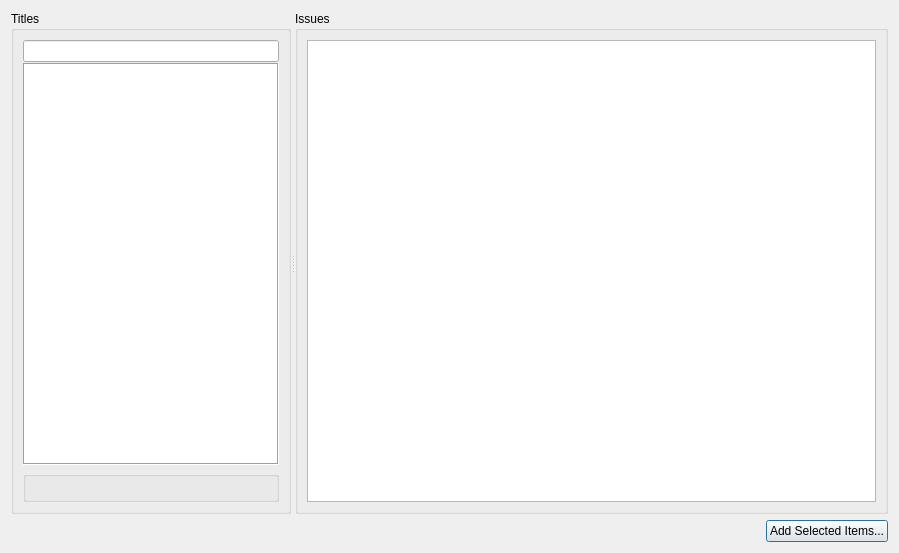
<?xml version="1.0" encoding="UTF-8"?>
<ui version="4.0">
 <class>AddComics</class>
 <widget class="QDialog" name="AddComics">
  <property name="geometry">
   <rect>
    <x>0</x>
    <y>0</y>
    <width>899</width>
    <height>553</height>
   </rect>
  </property>
  <property name="windowTitle">
   <string>Add Comics...</string>
  </property>
  <layout class="QVBoxLayout" name="verticalLayout_4">
   <item>
    <layout class="QVBoxLayout" name="verticalLayout_2">
     <item>
      <widget class="QSplitter" name="splitter">
       <property name="sizePolicy">
        <sizepolicy hsizetype="Expanding" vsizetype="Expanding">
         <horstretch>0</horstretch>
         <verstretch>0</verstretch>
        </sizepolicy>
       </property>
       <property name="orientation">
        <enum>Qt::Horizontal</enum>
       </property>
       <property name="childrenCollapsible">
        <bool>false</bool>
       </property>
       <widget class="QGroupBox" name="groupBox">
        <property name="sizePolicy">
         <sizepolicy hsizetype="Preferred" vsizetype="Preferred">
          <horstretch>0</horstretch>
          <verstretch>0</verstretch>
         </sizepolicy>
        </property>
        <property name="title">
         <string>Titles</string>
        </property>
        <layout class="QVBoxLayout" name="verticalLayout_3">
         <item>
          <widget class="QFrame" name="frame">
           <layout class="QVBoxLayout" name="verticalLayout">
            <property name="spacing">
             <number>1</number>
            </property>
            <property name="margin">
             <number>0</number>
            </property>
            <item>
             <widget class="TimedLineEdit" name="filterEdit">
              <property name="sizePolicy">
               <sizepolicy hsizetype="Preferred" vsizetype="Fixed">
                <horstretch>0</horstretch>
                <verstretch>0</verstretch>
               </sizepolicy>
              </property>
             </widget>
            </item>
            <item>
             <widget class="SeriesList" name="comicTitles">
              <property name="sizePolicy">
               <sizepolicy hsizetype="Preferred" vsizetype="Expanding">
                <horstretch>0</horstretch>
                <verstretch>0</verstretch>
               </sizepolicy>
              </property>
              <property name="minimumSize">
               <size>
                <width>200</width>
                <height>0</height>
               </size>
              </property>
              <property name="frameShape">
               <enum>QFrame::Box</enum>
              </property>
              <property name="horizontalScrollBarPolicy">
               <enum>Qt::ScrollBarAlwaysOff</enum>
              </property>
              <property name="editTriggers">
               <set>QAbstractItemView::NoEditTriggers</set>
              </property>
              <property name="alternatingRowColors">
               <bool>true</bool>
              </property>
              <property name="selectionMode">
               <enum>QAbstractItemView::SingleSelection</enum>
              </property>
              <property name="selectionBehavior">
               <enum>QAbstractItemView::SelectRows</enum>
              </property>
              <property name="showGrid">
               <bool>false</bool>
              </property>
              <property name="wordWrap">
               <bool>false</bool>
              </property>
              <property name="cornerButtonEnabled">
               <bool>false</bool>
              </property>
              <attribute name="horizontalHeaderVisible">
               <bool>false</bool>
              </attribute>
              <attribute name="horizontalHeaderDefaultSectionSize">
               <number>27</number>
              </attribute>
              <attribute name="horizontalHeaderStretchLastSection">
               <bool>true</bool>
              </attribute>
              <attribute name="verticalHeaderVisible">
               <bool>false</bool>
              </attribute>
              <attribute name="verticalHeaderDefaultSectionSize">
               <number>18</number>
              </attribute>
              <attribute name="verticalHeaderMinimumSectionSize">
               <number>18</number>
              </attribute>
             </widget>
            </item>
           </layout>
          </widget>
         </item>
         <item>
          <widget class="SeriesDetail" name="groupBox_2">
           <property name="focusPolicy">
            <enum>Qt::StrongFocus</enum>
           </property>
          </widget>
         </item>
        </layout>
        <zorder>frame</zorder>
        <zorder>frame</zorder>
        <zorder>groupBox_2</zorder>
       </widget>
       <widget class="QGroupBox" name="groupBox_3">
        <property name="sizePolicy">
         <sizepolicy hsizetype="Expanding" vsizetype="Preferred">
          <horstretch>1</horstretch>
          <verstretch>0</verstretch>
         </sizepolicy>
        </property>
        <property name="title">
         <string>Issues</string>
        </property>
        <layout class="QHBoxLayout" name="horizontalLayout">
         <item>
          <widget class="IssueList" name="tableView">
           <property name="minimumSize">
            <size>
             <width>200</width>
             <height>400</height>
            </size>
           </property>
           <property name="alternatingRowColors">
            <bool>true</bool>
           </property>
           <property name="selectionMode">
            <enum>QAbstractItemView::ExtendedSelection</enum>
           </property>
           <property name="selectionBehavior">
            <enum>QAbstractItemView::SelectRows</enum>
           </property>
           <property name="showGrid">
            <bool>false</bool>
           </property>
           <property name="wordWrap">
            <bool>false</bool>
           </property>
           <property name="cornerButtonEnabled">
            <bool>false</bool>
           </property>
           <attribute name="horizontalHeaderStretchLastSection">
            <bool>true</bool>
           </attribute>
           <attribute name="verticalHeaderVisible">
            <bool>false</bool>
           </attribute>
           <attribute name="verticalHeaderDefaultSectionSize">
            <number>18</number>
           </attribute>
           <attribute name="verticalHeaderMinimumSectionSize">
            <number>18</number>
           </attribute>
          </widget>
         </item>
        </layout>
       </widget>
      </widget>
     </item>
     <item>
      <layout class="QHBoxLayout" name="horizontalLayout_2">
       <item>
        <spacer name="horizontalSpacer">
         <property name="orientation">
          <enum>Qt::Horizontal</enum>
         </property>
         <property name="sizeHint" stdset="0">
          <size>
           <width>40</width>
           <height>20</height>
          </size>
         </property>
        </spacer>
       </item>
       <item>
        <widget class="QPushButton" name="pushButton">
         <property name="text">
          <string>Add Selected Items...</string>
         </property>
        </widget>
       </item>
      </layout>
     </item>
    </layout>
   </item>
  </layout>
 </widget>
 <customwidgets>
  <customwidget>
   <class>TimedLineEdit</class>
   <extends>QLineEdit</extends>
   <header>timedlineedit.h</header>
   <slots>
    <signal>timedEdit(QString)</signal>
   </slots>
  </customwidget>
  <customwidget>
   <class>SeriesList</class>
   <extends>QTableView</extends>
   <header>serieslist.h</header>
   <slots>
    <signal>seriesSelected(int)</signal>
    <slot>filterList(QString)</slot>
   </slots>
  </customwidget>
  <customwidget>
   <class>SeriesDetail</class>
   <extends>QGroupBox</extends>
   <header>seriesdetail.h</header>
   <container>1</container>
   <slots>
    <slot>setSeries(int)</slot>
   </slots>
  </customwidget>
  <customwidget>
   <class>IssueList</class>
   <extends>QTableView</extends>
   <header>issuelist.h</header>
   <slots>
    <slot>setSeries(int)</slot>
   </slots>
  </customwidget>
 </customwidgets>
 <tabstops>
  <tabstop>filterEdit</tabstop>
  <tabstop>comicTitles</tabstop>
  <tabstop>tableView</tabstop>
 </tabstops>
 <resources/>
 <connections>
  <connection>
   <sender>filterEdit</sender>
   <signal>timedEdit(QString)</signal>
   <receiver>comicTitles</receiver>
   <slot>filterList(QString)</slot>
   <hints>
    <hint type="sourcelabel">
     <x>121</x>
     <y>47</y>
    </hint>
    <hint type="destinationlabel">
     <x>123</x>
     <y>112</y>
    </hint>
   </hints>
  </connection>
  <connection>
   <sender>comicTitles</sender>
   <signal>seriesSelected(int)</signal>
   <receiver>groupBox_2</receiver>
   <slot>setSeries(int)</slot>
   <hints>
    <hint type="sourcelabel">
     <x>171</x>
     <y>393</y>
    </hint>
    <hint type="destinationlabel">
     <x>157</x>
     <y>512</y>
    </hint>
   </hints>
  </connection>
  <connection>
   <sender>comicTitles</sender>
   <signal>seriesSelected(int)</signal>
   <receiver>tableView</receiver>
   <slot>setSeries(int)</slot>
   <hints>
    <hint type="sourcelabel">
     <x>245</x>
     <y>278</y>
    </hint>
    <hint type="destinationlabel">
     <x>375</x>
     <y>267</y>
    </hint>
   </hints>
  </connection>
 </connections>
</ui>
